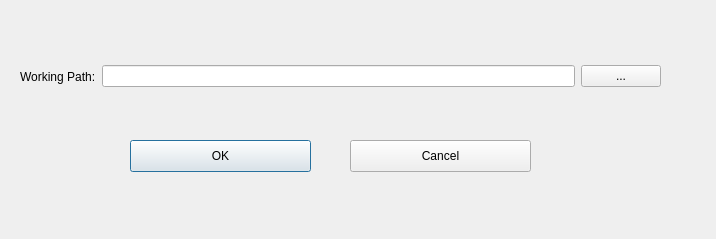
<?xml version="1.0" encoding="UTF-8"?>
<ui version="4.0">
 <class>workDirDialog</class>
 <widget class="QDialog" name="workDirDialog">
  <property name="geometry">
   <rect>
    <x>0</x>
    <y>0</y>
    <width>716</width>
    <height>239</height>
   </rect>
  </property>
  <property name="windowTitle">
   <string>Dialog</string>
  </property>
  <widget class="QPushButton" name="okPushButton">
   <property name="geometry">
    <rect>
     <x>130</x>
     <y>140</y>
     <width>181</width>
     <height>32</height>
    </rect>
   </property>
   <property name="text">
    <string>OK</string>
   </property>
  </widget>
  <widget class="QWidget" name="layoutWidget">
   <property name="geometry">
    <rect>
     <x>20</x>
     <y>60</y>
     <width>641</width>
     <height>33</height>
    </rect>
   </property>
   <layout class="QHBoxLayout" name="horizontalLayout">
    <item>
     <widget class="QLabel" name="label">
      <property name="text">
       <string>Working Path:</string>
      </property>
     </widget>
    </item>
    <item>
     <widget class="QLineEdit" name="workingEdit"/>
    </item>
    <item>
     <widget class="QPushButton" name="selWorkdirButton">
      <property name="text">
       <string>...</string>
      </property>
     </widget>
    </item>
   </layout>
  </widget>
  <widget class="QPushButton" name="ExitButton">
   <property name="geometry">
    <rect>
     <x>350</x>
     <y>140</y>
     <width>181</width>
     <height>32</height>
    </rect>
   </property>
   <property name="text">
    <string>Cancel</string>
   </property>
  </widget>
 </widget>
 <resources/>
 <connections/>
</ui>
